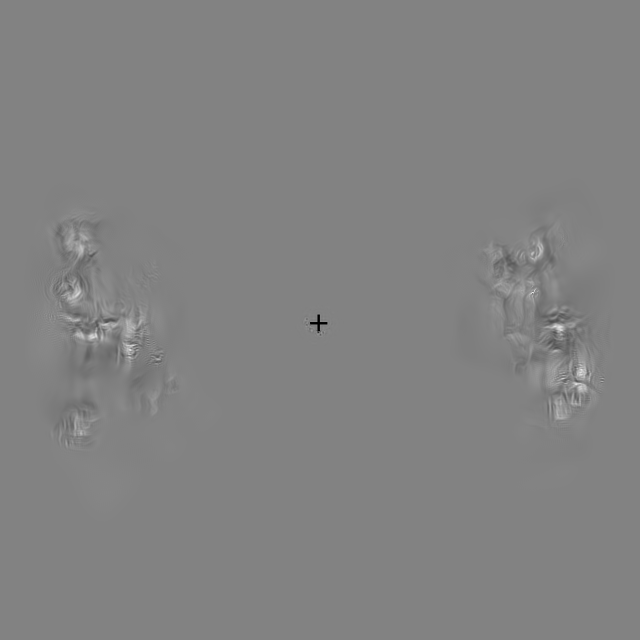
%> input picture 3_cropTexforms/example_output/Animals/BigAnimals_0.54_hoofed-okapi.jpg_LCMatched.png_InputImage.png.png, 640 x 640 px
$ octave step1_runMe_cropTexforms.m   (GNU Octave 9; MATLAB toolbox functions it lacks are replaced by stand-ins)
%> lines starting %> are read from the running program, lines starting %| are printed output that depends on the picture
### 3_cropTexforms/cropTexforms.m
function cropTexforms(metamerOutputFolder, croppedFolder, screenshotSize)
%> called with metamerOutputFolder = 'example_output', croppedFolder = 'cropped_output', screenshotSize = 640
% crops texfrom output
% cropTexforms(metamerOutputFolder, croppedFolder, screenshotSize)

% folder set up
if ~exist(croppedFolder)
    mkdir(croppedFolder)
end

if ~exist(metamerOutputFolder)
    error('output folder doesn ot exist!')
end

%% Set up position parameters for cropping
% Need to specify these manually, not super elegant but will do.
itemRadius=220; %% how far out we put them
imSizeFull=192; % and how big the images were
%%
numPositions=2; %% positions in screenshot
allAngles=[0 180]; %% on horizontal meridian
window.centerX=screenshotSize/2; %% half of screenshot size / input metamer size
window.centerY=screenshotSize/2;
imSize=imSizeFull/2;

% Get the exact position back that we used in screeshots
for currItem=1:length(allAngles)
    prefs.posAngles(currItem) = allAngles(currItem);
    prefs.posX(currItem) = window.centerX+itemRadius*cosd(prefs.posAngles(currItem));
    prefs.posY(currItem) = window.centerY+itemRadius*sind(prefs.posAngles(currItem));
end

%% Get directory structure back out
folderContents=dir(metamerOutputFolder);
dropThese=[];
for i=1:length(folderContents)
    if strfind(folderContents(i).name,'.')
        dropThese(end+1)=i;
    end
end
folderContents(dropThese)=[];
conditions=folderContents;

conditionNames=[];
for i=1:length(conditions)
    conditionNames{i}=conditions(i).name;
end


%% For each category in a directory
for c=1:length(conditionNames)
    currCat=conditionNames{c};
    metPath=([pwd filesep metamerOutputFolder filesep currCat]);
    croppedPath=([pwd filesep croppedFolder filesep currCat]);
    if ~exist(croppedPath)
        mkdir(croppedPath)
    end
    %% get images to crop
    imList=dir([metPath filesep '*.png']);
    cd(metPath)
    %% go through the list of images, crop and save
    for image=1:length(imList)
        currImage=imread(imList(image).name);
%> currImage is the input picture: size 640x640 uint8; min 0, max 232, mean 130
        for curPos=1:numPositions
%             newFileName=[croppedPath filesep imList(image).name(1:end-8) '-Pos' num2str(curPos) '.png']; % you may want to modify this for your own needs
            newFileName=[croppedPath filesep imList(image).name '-Pos' num2str(curPos) '.png']; % for any filename
            vals=[prefs.posX(curPos)-imSize,prefs.posX(curPos)+imSize,prefs.posY(curPos)-imSize,prefs.posY(curPos)+imSize];
            cropped_image=imcrop(currImage,[prefs.posX(curPos)-imSize,prefs.posY(curPos)-imSize,imSizeFull,imSizeFull]);
            imwrite(uint8(cropped_image),newFileName,'png');
        end
%> this loop made 2 passes
%> pass 1, in cropTexforms, `cropped_image=imcrop(currImage,[prefs.posX(curPos)-imSize,prefs.posY(c..`:
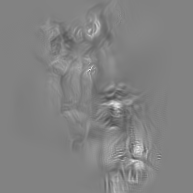
%> cropped_image: size 193x193 uint8; min 78, max 232, mean 130.1
%> pass 2, in cropTexforms, `cropped_image=imcrop(currImage,[prefs.posX(curPos)-imSize,prefs.posY(c..`:
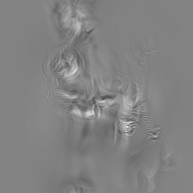
%> cropped_image: size 193x193 uint8; min 81, max 219, mean 129.7
    end
end


end

### 3_cropTexforms/step1_runMe_cropTexforms.m
%% parameters to cropping function
outputFolder = 'example_output';
croppedFolder = 'cropped_output';
screenshotSize = 640;

%%% crop to make the texform
cropTexforms(outputFolder, croppedFolder, 640)
